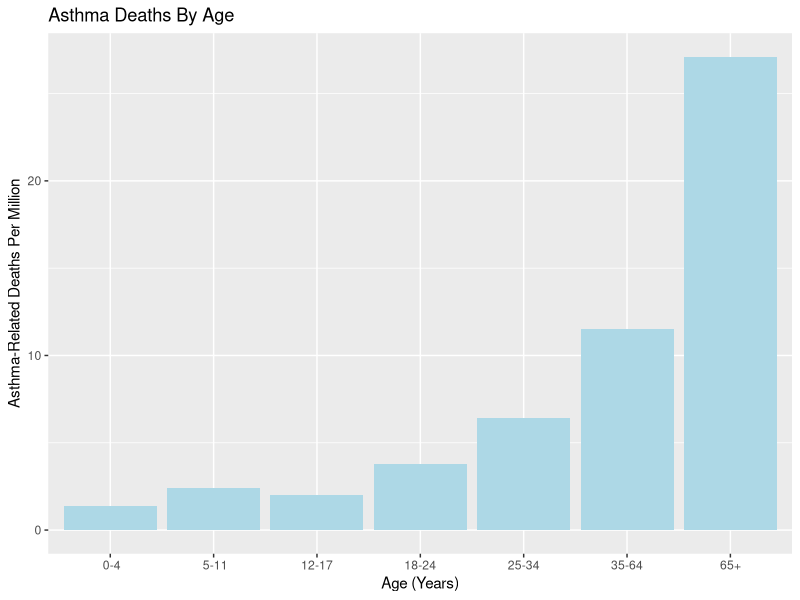

Generate this figure with R:
## ---- chunk 1
knitr::opts_chunk$set(echo = TRUE)
## ---- chunk 2
library(ggplot2)

age <- data.frame(category = c(" 0-4", " 5-11", "12-17", "18-24", "25-34", "35-64", "65+"), value = c(1.4, 2.4, 2.0, 3.8, 6.4, 11.5, 27.1))

ggplot(age, aes(x = category, y = value)) +
  geom_bar(stat = "identity", fill = "lightblue") + # stat="identity" uses y-values directly
  labs(title = "Asthma Deaths By Age", x = "Age (Years)", y = "Asthma-Related Deaths Per Million")

